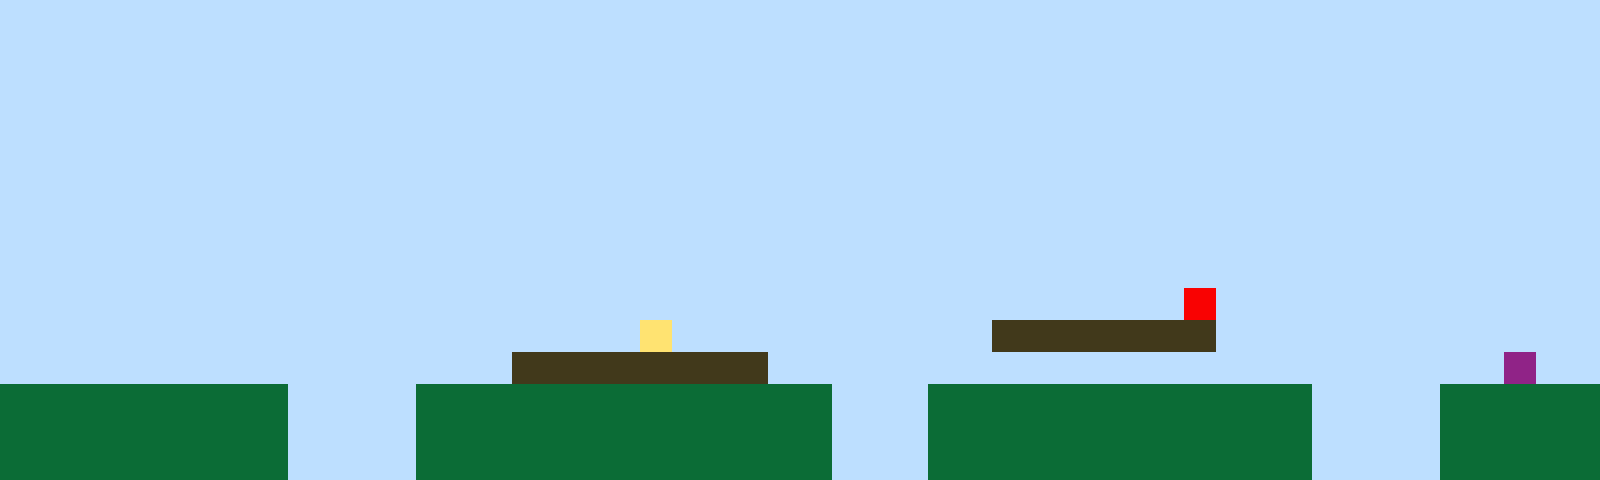

Below is a game level as drawn by its tile map, then a one-line description and the .tmx file that defines it, in full:
An orthogonal 50x15 tile map with 32x32 px tiles, 1 tile layer (Tile Layer 1).

<map version="1.10" tiledversion="1.11.2" orientation="orthogonal" renderorder="right-up" width="50" height="15" tilewidth="32" tileheight="32" infinite="0" nextlayerid="2" nextobjectid="1"><editorsettings><export target="map1.csv" format="csv" /></editorsettings><tileset firstgid="1" name="sprites" tilewidth="32" tileheight="32" tilecount="6" columns="3"><image source="sprites.png" width="96" height="64" /></tileset><layer id="1" name="Tile Layer 1" width="50" height="15"><data encoding="csv">1,1,1,1,1,1,1,1,1,1,1,1,1,1,1,1,1,1,1,1,1,1,1,1,1,1,1,1,1,1,1,1,1,1,1,1,1,1,1,1,1,1,1,1,1,1,1,1,1,1,1,1,1,1,1,1,1,1,1,1,1,1,1,1,1,1,1,1,1,1,1,1,1,1,1,1,1,1,1,1,1,1,1,1,1,1,1,1,1,1,1,1,1,1,1,1,1,1,1,1,1,1,1,1,1,1,1,1,1,1,1,1,1,1,1,1,1,1,1,1,1,1,1,1,1,1,1,1,1,1,1,1,1,1,1,1,1,1,1,1,1,1,1,1,1,1,1,1,1,1,1,1,1,1,1,1,1,1,1,1,1,1,1,1,1,1,1,1,1,1,1,1,1,1,1,1,1,1,1,1,1,1,1,1,1,1,1,1,1,1,1,1,1,1,1,1,1,1,1,1,1,1,1,1,1,1,1,1,1,1,1,1,1,1,1,1,1,1,1,1,1,1,1,1,1,1,1,1,1,1,1,1,1,1,1,1,1,1,1,1,1,1,1,1,1,1,1,1,1,1,1,1,1,1,1,1,1,1,1,1,1,1,1,1,1,1,1,1,1,1,1,1,1,1,1,1,1,1,1,1,1,1,1,1,1,1,1,1,1,1,1,1,1,1,1,1,1,1,1,1,1,1,1,1,1,1,1,1,1,1,1,1,1,1,1,1,1,1,1,1,1,1,1,1,1,1,1,1,1,1,1,1,1,1,1,1,1,1,1,1,1,1,1,1,1,1,1,1,1,1,1,1,1,1,1,1,1,1,1,1,1,1,1,1,1,1,1,1,1,1,1,1,1,1,1,1,1,1,1,1,1,1,1,1,1,1,1,1,1,1,1,1,1,1,1,1,1,1,1,1,1,1,1,1,1,1,1,1,1,1,1,1,1,1,1,1,1,1,1,1,1,1,1,1,1,1,1,1,1,1,1,1,1,1,1,1,1,1,1,1,1,1,1,1,1,1,1,1,1,1,1,1,1,1,1,1,1,1,1,1,1,1,1,1,1,1,1,1,1,1,1,1,1,1,1,1,1,1,1,1,1,1,1,1,1,1,1,5,1,1,1,1,1,1,1,1,1,1,1,1,1,1,1,1,1,1,1,1,1,1,1,1,1,1,1,1,1,1,1,1,4,1,1,1,1,1,1,1,1,1,1,3,3,3,3,3,3,3,1,1,1,1,1,1,1,1,1,1,1,1,1,1,1,1,1,1,1,1,1,1,1,1,1,1,1,1,3,3,3,3,3,3,3,3,1,1,1,1,1,1,1,1,1,1,1,1,1,1,1,1,1,1,1,1,1,1,1,6,1,1,2,2,2,2,2,2,2,2,2,1,1,1,1,2,2,2,2,2,2,2,2,2,2,2,2,2,1,1,1,2,2,2,2,2,2,2,2,2,2,2,2,1,1,1,1,2,2,2,2,2,2,2,2,2,2,2,2,2,2,1,1,1,1,2,2,2,2,2,2,2,2,2,2,2,2,2,1,1,1,2,2,2,2,2,2,2,2,2,2,2,2,1,1,1,1,2,2,2,2,2,2,2,2,2,2,2,2,2,2,1,1,1,1,2,2,2,2,2,2,2,2,2,2,2,2,2,1,1,1,2,2,2,2,2,2,2,2,2,2,2,2,1,1,1,1,2,2,2,2,2</data></layer></map>
